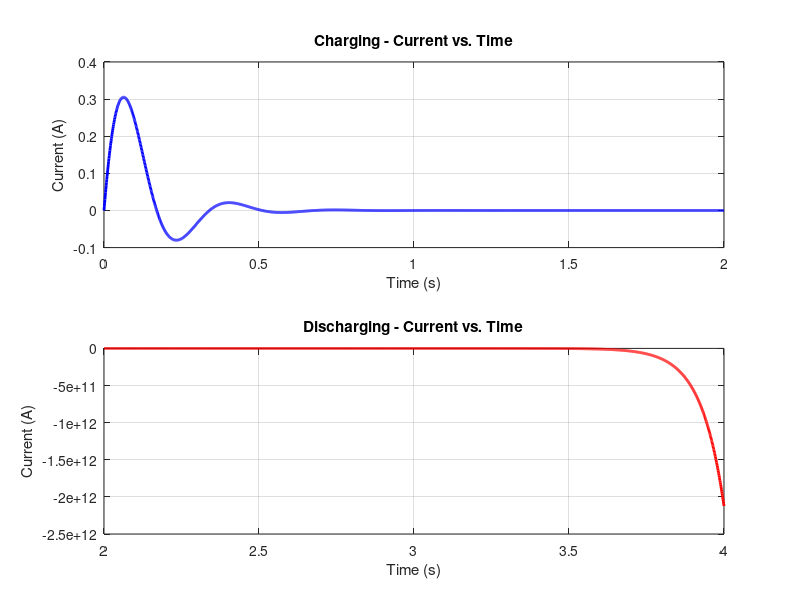
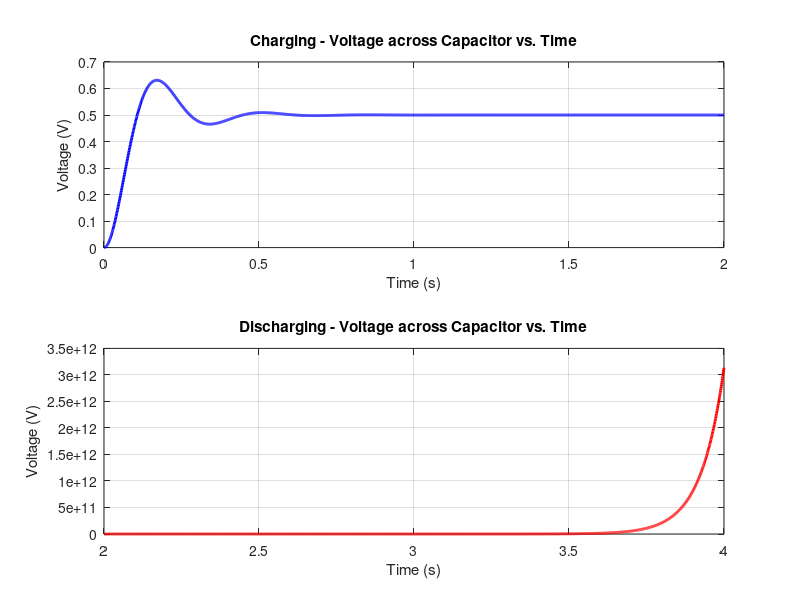

Reproduce these figures in MATLAB, in order.
% RLC Circuit with Capacitor - Charging and Discharging

% Input values
R = 16;        % Resistance in ohms
L = 1;        % Inductance in henries
C = 0.05;      % Capacitance in farads
V = 10;         % Voltage in volts

% Time vector
dt = 0.001;     % Time step
t_charging = 0:dt:2;    % Charging time from 0 to 2 seconds
t_discharging = 2:dt:4;  % Discharging time from 2 to 4 seconds

% Initialize arrays to store current and voltage values
I_charging = zeros(size(t_charging));
V_C_charging = zeros(size(t_charging));

I_discharging = zeros(size(t_discharging));
V_C_discharging = zeros(size(t_discharging));

% Initial conditions
I_charging(1) = 0;
V_C_charging(1) = 0;

I_discharging(1) = 0;
V_C_discharging(1) = V;

% Charging - Euler's method
for i = 1:length(t_charging)-1
    dI_dt = (V - R * I_charging(i) - V_C_charging(i) / C) / L;
    dV_C_dt = I_charging(i) / C;
    
    I_charging(i+1) = I_charging(i) + dI_dt * dt;
    V_C_charging(i+1) = V_C_charging(i) + dV_C_dt * dt;
end

% Discharging - Euler's method
for i = 1:length(t_discharging)-1
    dI_dt = (V - R * I_discharging(i) - V_C_discharging(i) / C) / L;
    dV_C_dt = I_discharging(i) / C;
    
    I_discharging(i+1) = I_discharging(i) + dI_dt * dt;
    V_C_discharging(i+1) = V_C_discharging(i) - dV_C_dt * dt;
end

% Plotting charging and discharging current vs. time
figure;
subplot(2, 1, 1);
plot(t_charging, I_charging, 'b', 'LineWidth', 2);
title('Charging - Current vs. Time');
xlabel('Time (s)');
ylabel('Current (A)');
grid on;

subplot(2, 1, 2);
plot(t_discharging, I_discharging, 'r', 'LineWidth', 2);
title('Discharging - Current vs. Time');
xlabel('Time (s)');
ylabel('Current (A)');
grid on;

% Plotting charging and discharging voltage vs. time
figure;
subplot(2, 1, 1);
plot(t_charging, V_C_charging, 'b', 'LineWidth', 2);
title('Charging - Voltage across Capacitor vs. Time');
xlabel('Time (s)');
ylabel('Voltage (V)');
grid on;

subplot(2, 1, 2);
plot(t_discharging, V_C_discharging, 'r', 'LineWidth', 2);
title('Discharging - Voltage across Capacitor vs. Time');
xlabel('Time (s)');
ylabel('Voltage (V)');
grid on;